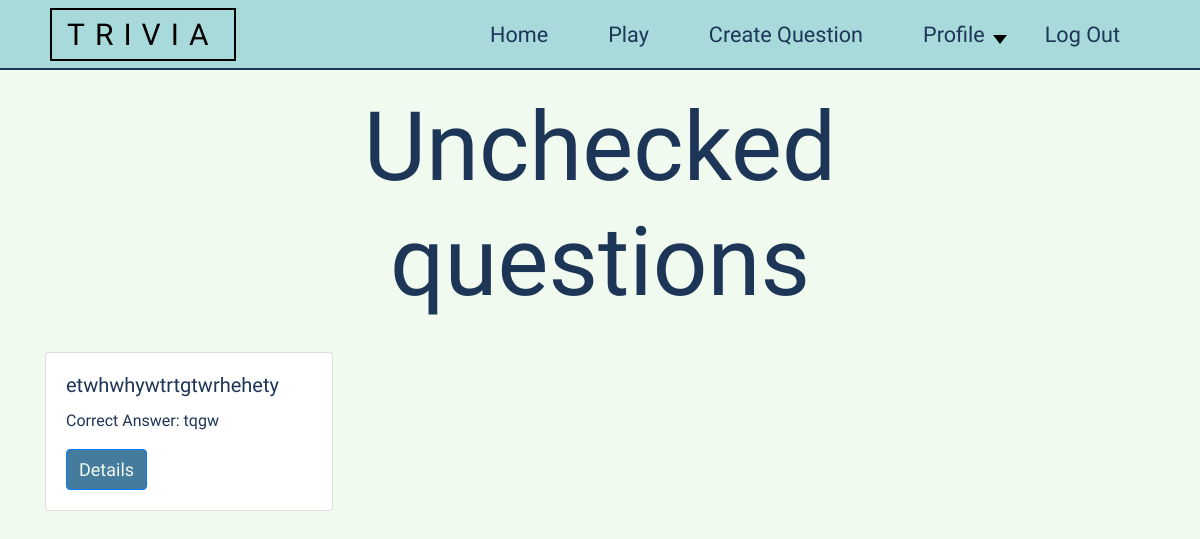
/questions/unchecked/ (signed in), run on an earlier commit of the app's database.
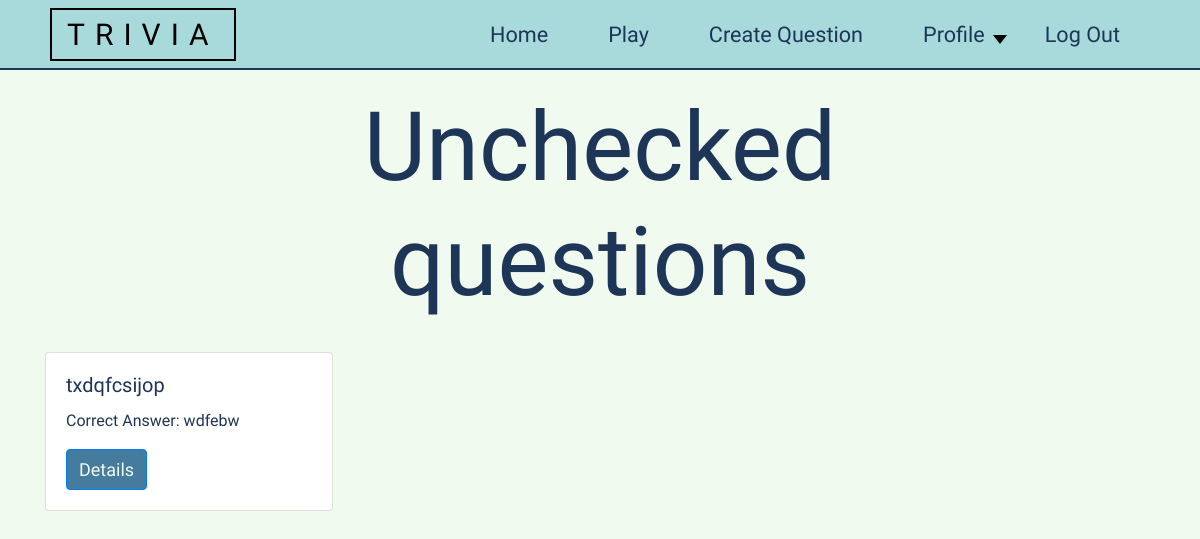
And on a later commit of the database.
### questions/models.py (models this page shows, shortened)
class Questions(models.Model):
    author = models.ForeignKey(ProfileUser, on_delete=models.CASCADE)
    question = models.CharField(max_length=350)
    correct_answer = models.CharField(max_length=150)
    answer1 = models.CharField(max_length=150)
    answer2 = models.CharField(max_length=150)
    answer3 = models.CharField(max_length=150)
    level = models.ForeignKey(Level, on_delete=models.CASCADE, blank=False)
    checked = models.PositiveIntegerField(validators=[MinValueValidator(0), MaxValueValidator(1)], default=0)

### questions/views.py (the view)
# urls.py: path('unchecked/', views.UncheckedQuestionsList.as_view(), name='unchecked_questions'),
class UncheckedQuestionsList(LoginRequiredMixin, generic.ListView):
    model = Questions
    template_name = 'unchecked_questions_list.html'
    context_object_name = 'questions'
    def get_queryset(self):
        if not self.request.user.is_superuser:
            return render(self.request, 'permission_denied.html')
        else:
            try:
                questions = Questions.objects.all().filter(checked=0)  # getting only unchecked questions
                return questions
            except:
                return []

### questions/templates/unchecked_questions_list.html
{% extends 'index.html' %}
{% block 'body' %}
<div class="row" style="z-index: 0;">
    <h1 style="font-size: 8vw; width: 50%; margin-left: 25%; text-align: center;">Unchecked questions</h1>
    {% for q in questions %}
    <div class="col-lg-4">
        <div class="card" style="width: 18rem; margin-top: 2vw">
            <div class="card-body">
                <h5 class="card-title">{{q.question}}</h5>
                <p class="card-text">Correct Answer: {{q.correct_answer}}</p>
                <a href="{% url 'question-detail' q.id %}" class="btn btn-primary submit-btn" style="color: #F1FAEE;">Details</a>
            </div>
        </div>
    </div>
    {% endfor %}
</div>
{% endblock %}

What changed in the data, as far as the page shows it:
removed Questions: question "etwhwhywtrtgtwrhehety", correct_answer "tqgw"
added Questions: question "txdqfcsijop", correct_answer "wdfebw"
